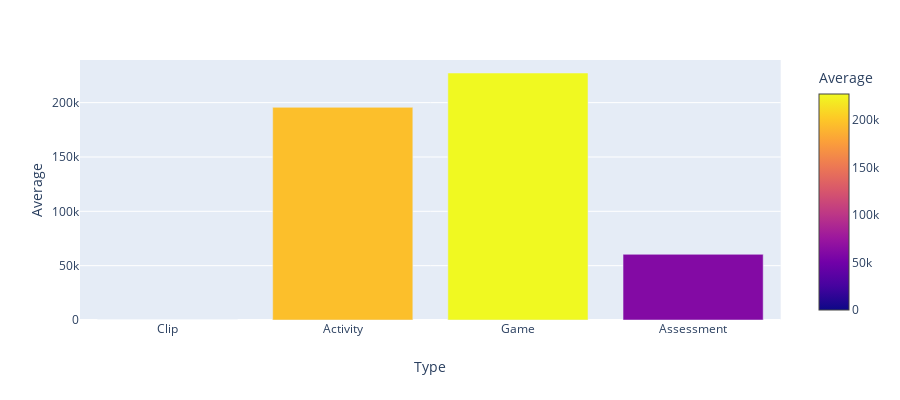

This figure's notebook cell:
### Code cell
avg_time=[]
type_=[]
for i in train.type.unique():
    type_.append(i)
    avg_time.append(train.loc[train['type'] ==i]['game_time'].mean())
    
Avg_Timeplayed=pd.DataFrame()
Avg_Timeplayed['Type']=type_
Avg_Timeplayed['Average']=avg_time

fig = px.bar(Avg_Timeplayed, x='Type', y='Average',
             hover_data=['Average'], color='Average',
             labels={'pop':'Average time played on each types'}, height=400)
fig.show()

### Figure 1 — Plotly figure (JSON) as saved in the notebook; plotly's stock layout.template omitted (floating-point values rounded to 4 significant figures)
{"data": [{"alignmentgroup": "True", "customdata": [[0], [195700.0], [227300.0], [60440.0]], "hoverlabel": {"namelength": 0}, "hovertemplate": "Type=%{x}<br>Average=%{marker.color}", "legendgroup": "", "marker": {"color": [0, 195700.0, 227300.0, 60440.0], "coloraxis": "coloraxis"}, "name": "", "offsetgroup": "", "orientation": "v", "showlegend": false, "textposition": "auto", "type": "bar", "x": ["Clip", "Activity", "Game", "Assessment"], "xaxis": "x", "y": [0, 195700.0, 227300.0, 60440.0], "yaxis": "y"}], "layout": {"barmode": "relative", "coloraxis": {"colorbar": {"title": {"text": "Average"}}, "colorscale": [[0, "#0d0887"], [0.1111, "#46039f"], [0.2222, "#7201a8"], [0.3333, "#9c179e"], [0.4444, "#bd3786"], [0.5556, "#d8576b"], [0.6667, "#ed7953"], [0.7778, "#fb9f3a"], [0.8889, "#fdca26"], [1, "#f0f921"]]}, "height": 400, "legend": {"tracegroupgap": 0}, "margin": {"t": 60}, "xaxis": {"anchor": "y", "domain": [0, 0.98], "title": {"text": "Type"}}, "yaxis": {"anchor": "x", "domain": [0, 1], "title": {"text": "Average"}}}}
